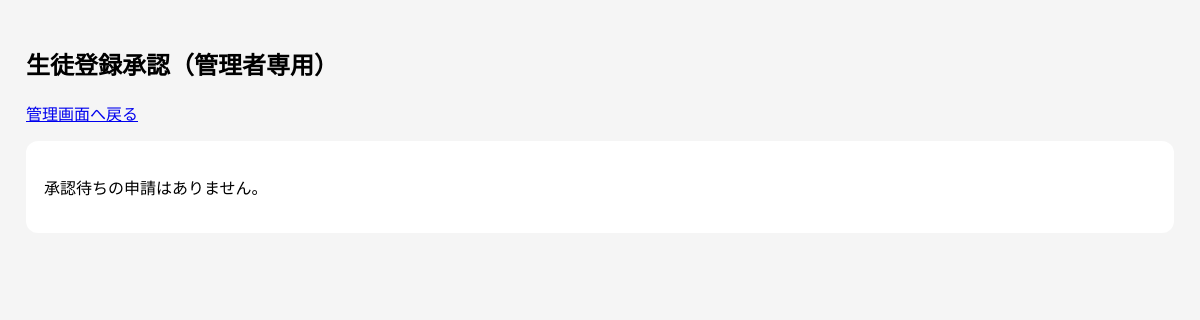
The page /admin/student-approvals (signed in) on the database as committed earlier.
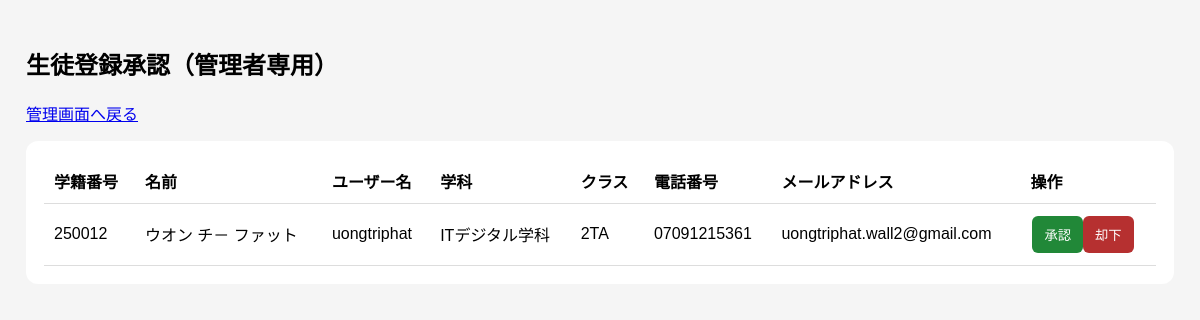
The same page on the database as committed later.
### tables this page shows
CREATE TABLE managers (
            id INTEGER PRIMARY KEY AUTOINCREMENT,
            username TEXT UNIQUE NOT NULL,
            password TEXT,
            name TEXT NOT NULL,
            email TEXT,
            role TEXT NOT NULL,
            status TEXT NOT NULL
        , phone TEXT, student_id TEXT, discord_id TEXT, department TEXT, school_class TEXT);

### app.py (the view, shortened to what this page needs)
@app.route('/admin/student-approvals', methods=['GET', 'POST'])
def student_approvals():
    if not session.get('logged_in') or not session.get('otp_verified') or session.get('role') not in {'Administrator', 'Admin', '管理者', '教員', 'Teacher'}:
        return 'アクセス権限がありません。', 403
    if 'csrf' not in session:
        session['csrf'] = secrets.token_hex(24)
    error = None
    with sqlite3.connect(app.config['DATABASE']) as conn:
        conn.row_factory = sqlite3.Row
        pending = conn.execute("""SELECT id,student_id,username,name,department,school_class,phone,email
            FROM managers WHERE role='Student' AND status='承認待ち' ORDER BY id""").fetchall()
    return render_template('student_approvals.html', pending=pending, csrf=session['csrf'], error=error)

### app.py (called while the page is built)
def is_admin():
    return bool(session.get('logged_in') and session.get('role') in ADMIN_ROLES)

@app.before_request
def admin_access_control():
    if session.get('logged_in'):
        with sqlite3.connect(app.config['DATABASE']) as con:
            info = con.execute("SELECT status,role FROM managers WHERE id=?",(session.get('manager_id'),)).fetchone()
        if not info or info[0] != '有効' or info[1] != session.get('role') or not session.get('otp_verified'):
            session.clear()
            return redirect(url_for('login'))
    sensitive = ('/admin', '/users', '/approve/', '/reject/', '/delete/')
    if request.path.startswith(sensitive) and not is_admin():
        return redirect(url_for('login')) if not session.get('logged_in') else ('アクセス権限がありません。', 403)
    if request.path.startswith('/admin/managers') and session.get('role') != 'Administrator':
        return 'アクセス権限がありません。', 403

### templates/student_approvals.html (shortened to what this page needs)
<!doctype html><html lang="ja"><head></head><body><h2>生徒登録承認（管理者専用）</h2><p><a href="/admin">管理画面へ戻る</a></p><div class="card">{% if pending %}<table><thead><tr><th>学籍番号</th><th>名前</th><th>ユーザー名</th><th>学科</th><th>クラス</th><th>電話番号</th><th>メールアドレス</th><th>操作</th></tr></thead><tbody>{% for u in pending %}<tr><td>{{ u.student_id }}</td><td>{{ u.name }}</td><td>{{ u.username }}</td><td>{{ u.department }}</td><td>{{ u.school_class }}</td><td>{{ u.phone }}</td><td>{{ u.email }}</td><td><form method="post"><button name="action" value="approve" onclick="return confirm('この生徒を承認しますか？')">承認</button><button class="reject" name="action" value="reject" onclick="return confirm('この申請を却下しますか？')">却下</button></form></td></tr>{% endfor %}</tbody></table>{% else %}<p>承認待ちの申請はありません。</p>{% endif %}</div></body></html>

### templates/student_approvals.html (style rules this page uses)
body { font-family:sans-serif;background:#f5f5f5;padding:18px }
.card { background:white;padding:18px;border-radius:12px;overflow-x:auto }
table { border-collapse:collapse;width:100% }
th,td { padding:10px;border-bottom:1px solid #ddd;text-align:left;white-space:nowrap }
button { background:#218838;border:0;color:white;padding:9px 12px;border-radius:6px;cursor:pointer }
.reject { background:#b63030 }
form { display:inline-block;margin:2px }

Rows that differ between the two databases and show on the page:
added managers: student_id "250012", name "ウオン チ－ ファット", username "uongtriphat", department "ITデジタル学科", school_class "2TA", phone "07091215361", email "uongtriphat.wall2@gmail.com"
Other text that changed with them:
text no longer shown: "承認待ちの申請はありません。"
text now shown: "学籍番号 名前 ユーザー名 学科 クラス 電話番号 メールアドレス 操作"
